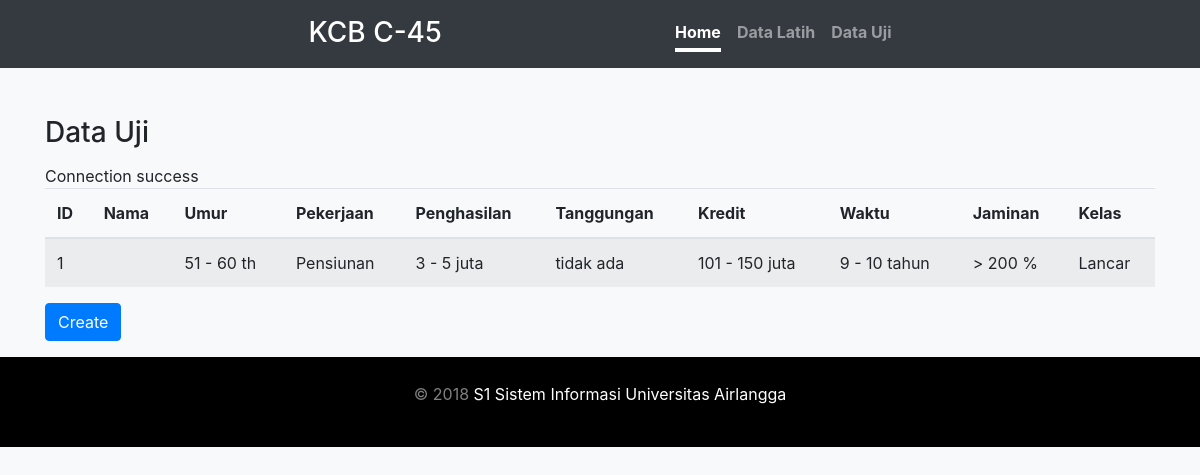
The page /views/dataUji/index.php on the database its author committed.
### tables this page shows
CREATE TABLE IF NOT EXISTS `dt_hasil` (
  `id` int(11) NOT NULL,
  `umur` varchar(25) NOT NULL,
  `pekerjaan` varchar(25) NOT NULL,
  `penghasilan` varchar(25) NOT NULL,
  `tanggungan` varchar(25) NOT NULL,
  `kredit` varchar(25) NOT NULL,
  `waktu` varchar(25) NOT NULL,
  `jaminan` varchar(25) NOT NULL,
  `kelas` varchar(25) NOT NULL,
  PRIMARY KEY (`id`)
);

### Models/dataUji.php (called while the page is built, shortened)
<?php
    include '../../db_connection.php';
    $dt_hasil = new dataUji($conn);
    class dataUji {
        public function __construct($conn){
            $this->conn = $conn;
        }
        public function read(){
            $sql = "SELECT * FROM dt_hasil";
            $dt_hasil = $this->conn->query($sql);
            return $dt_hasil;
        }
    }
?>

### Controllers/dataUji/ReadController.php (called while the page is built)
<?php
    include '../../Models/dataUji.php';
    $dt_hasil = $dt_hasil->read();
?>

### views/dataUji/index.php (the view, shortened to what this page needs)
<!DOCTYPE html>
<html lang="en">
<head>
    <link rel="stylesheet" href="https://maxcdn.bootstrapcdn.com/bootstrap/4.0.0/css/bootstrap.min.css"
>
    <link href="../../css/bootstrap.min.css" rel="stylesheet">
    <link href="../../css/registrasi.css" rel="stylesheet">
</head>
<body>
    <div class="row bg-dark text-white">
      <div class="container col-md-6 col-sm-12 cover-container d-flex h-100 p-3 mx-auto flex-column">
        <header class="masthead mb-auto">
          <div class="inner">
            <a href="../index.php">
              <h3 class="masthead-brand">KCB C-45</h3>
            </a>
            <nav class="nav nav-masthead justify-content-center">
            <a class="nav-link active" href="../index.php">Home</a>
            <a class="nav-link" href="../dataLatih/index.php">Data Latih</a>
            <a class="nav-link" href="../dataUji/index.php">Data Uji</a>
            </nav>
          </div>
        </header>
      </div>
    </div>
    <br>
    <br>
    <div class="container">
        <center><h3 class="masthead-brand">Data Uji</h3></center><br><br>
        <table class="table table-striped">
            <thead>
                <tr>
                    <th>ID</th>
                    <th>Nama</th>
                    <th>Umur</th>
                    <th>Pekerjaan</th>
                    <th>Penghasilan</th>
                    <th>Tanggungan</th>
                    <th>Kredit</th>
                    <th>Waktu</th>
                    <th>Jaminan</th>
                    <th>Kelas</th>
                </tr>
            </thead>
            <tbody>
                <?php
                    include '../../Controllers/dataUji/ReadController.php';
                    if ($dt_hasil->num_rows > 0) {
                        while ($post = $dt_hasil->fetch_assoc()) {
                            echo '
                            <tr>
                                <td>'.$post["id"].'</td>
                                <td>'.$post["nama"].'</td>
                                <td>'.$post["umur"].'</td>
                                <td>'.$post["pekerjaan"].'</td>
                                <td>'.$post["penghasilan"].'</td>
                                <td>'.$post["tanggungan"].'</td>
                                <td>'.$post["kredit"].'</td>
                                <td>'.$post["waktu"].'</td>
                                <td>'.$post["jaminan"].'</td>
                                <td>'.$post["kelas"].'</td>
                            </tr>
                        ';
                        }
                    }
                ?>
            </tbody>
        </table>
        <a href="create.php"><button class="btn btn-primary" type="submit">Create</button></a>
    </div>
    <footer class="mastfoot mt-3">
      <div class="container">
        <div class="inner">
          <p>&copy; 2018 <a href="http://si.fst.unair.ac.id">S1 Sistem Informasi Universitas Airlangga</a> </p>
        </div>
      </div>
    </footer>
</body>
</html>

### css/registrasi.css (style rules this page uses)
.mastfoot { color: rgba(255, 255, 255, .5); }
footer { background: black; color: white; text-align: center; padding-top: 25px; padding-bottom: 25px; }
a, a:hover { color: white; }
body { background-color: #f8f9fa; }
.p-3 { padding: 1rem!important; }
.mt-3, .my-3 { margin-top: 1rem!important; }
.masthead { margin-bottom: 2rem; }
.masthead-brand { margin-bottom: 0; }
.nav-masthead .nav-link { padding: .25rem 0; font-weight: 700; color: rgba(255, 255, 255, .5); background-color: transparent; border-bottom: .25rem solid transparent; }
.nav-masthead .nav-link + .nav-link { margin-left: 1rem; }
.nav-masthead .active { color: #fff; border-bottom-color: #fff; }
@media (min-width: 48em) { .masthead-brand { float: left; } }
@media (min-width: 48em) { .nav-masthead { float: right; } }

### rows shown on the page
dt_hasil: id "1", umur "51 - 60 th", pekerjaan "Pensiunan", penghasilan "3 - 5 juta", tanggungan "tidak ada", kredit "101 - 150 juta", waktu "9 - 10 tahun", jaminan "> 200 %", kelas "Lancar"
